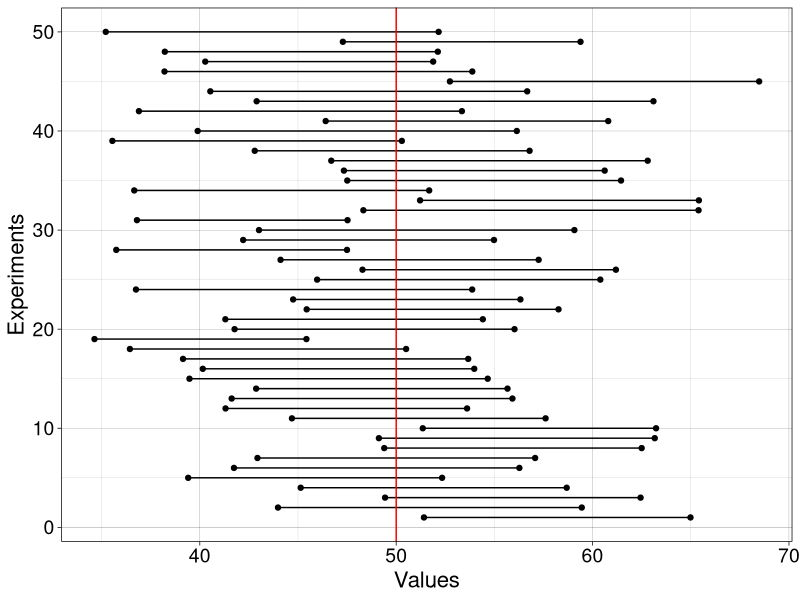
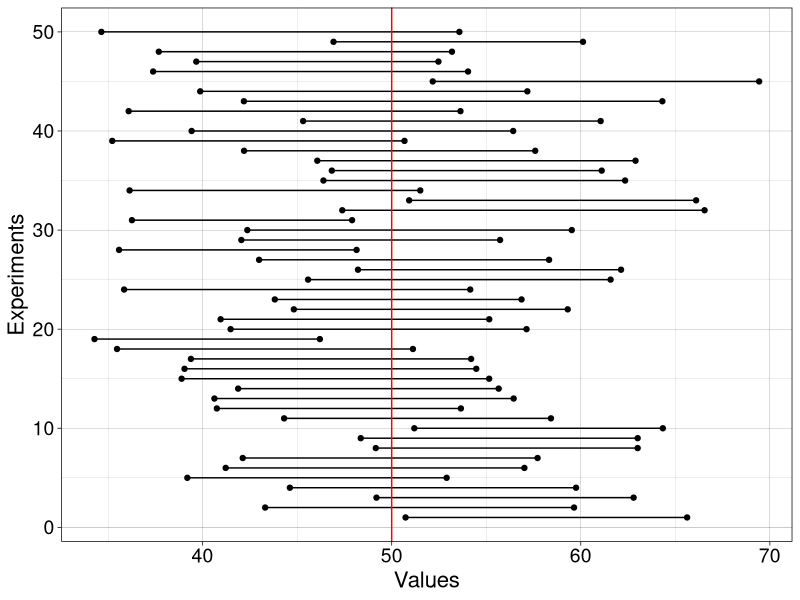
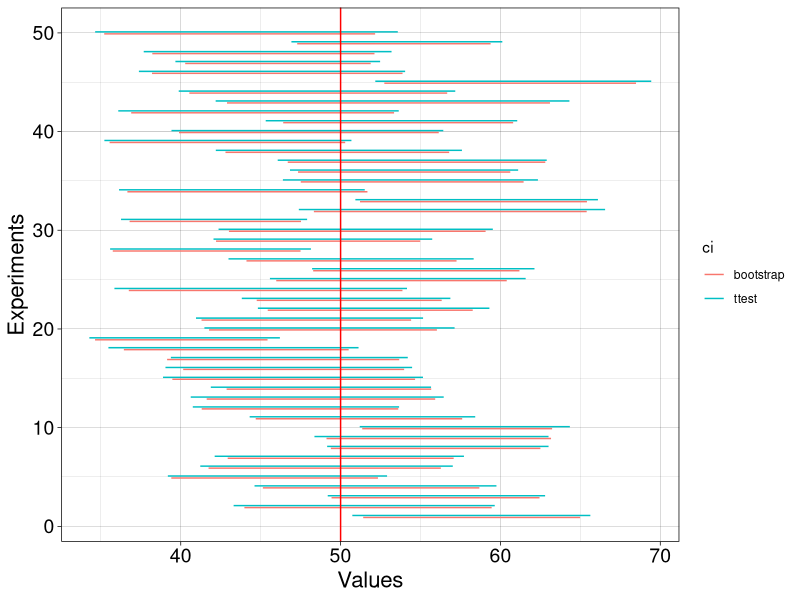
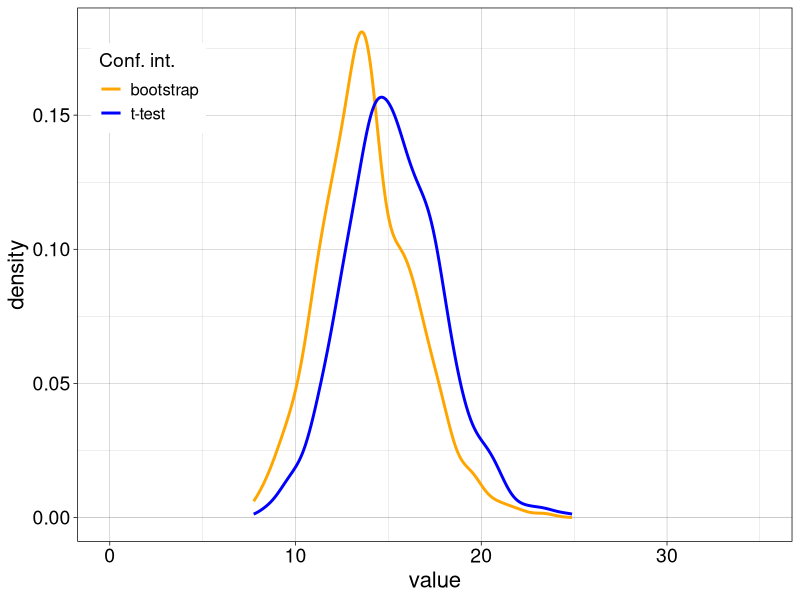
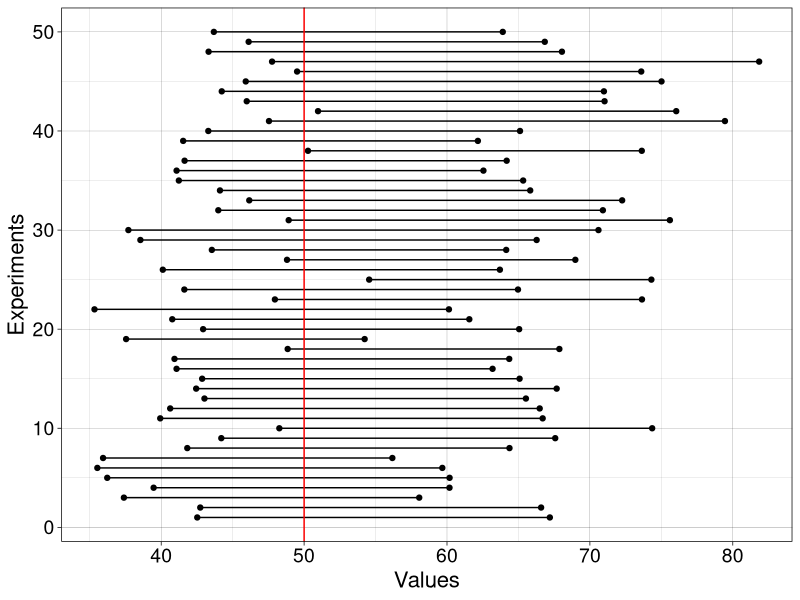
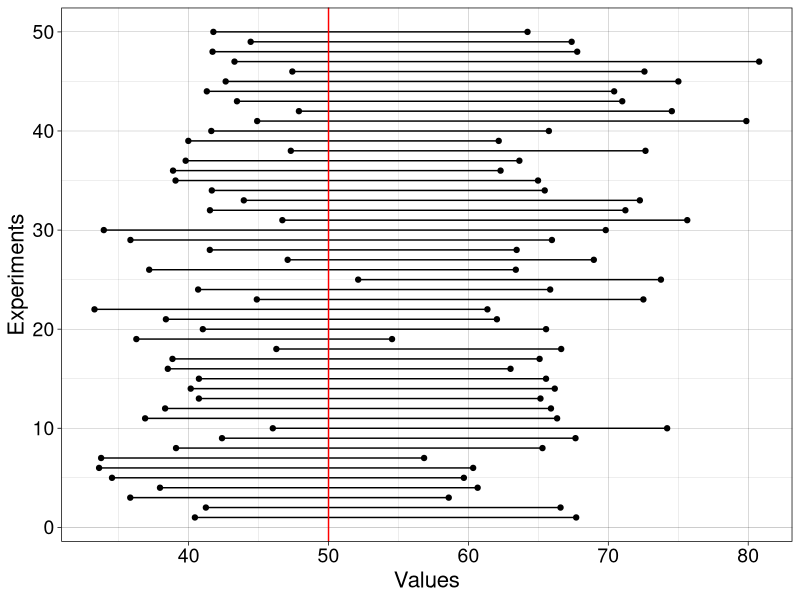
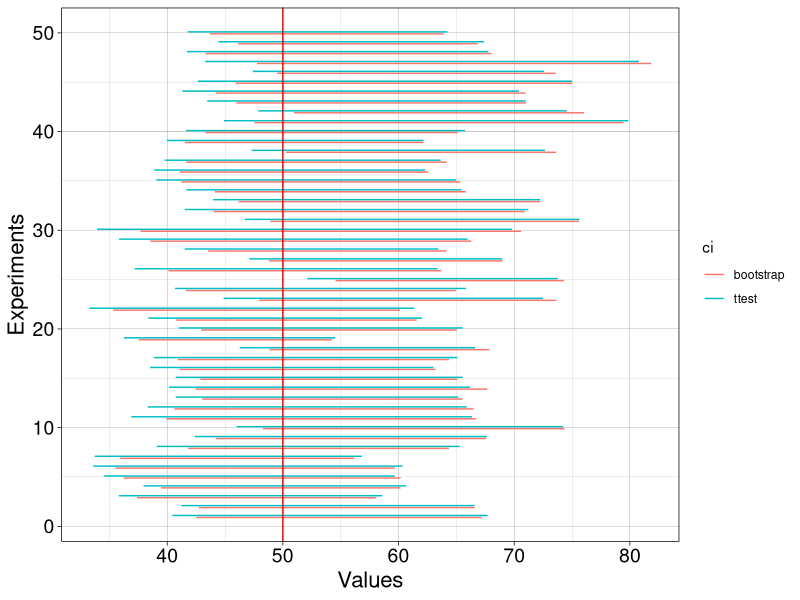
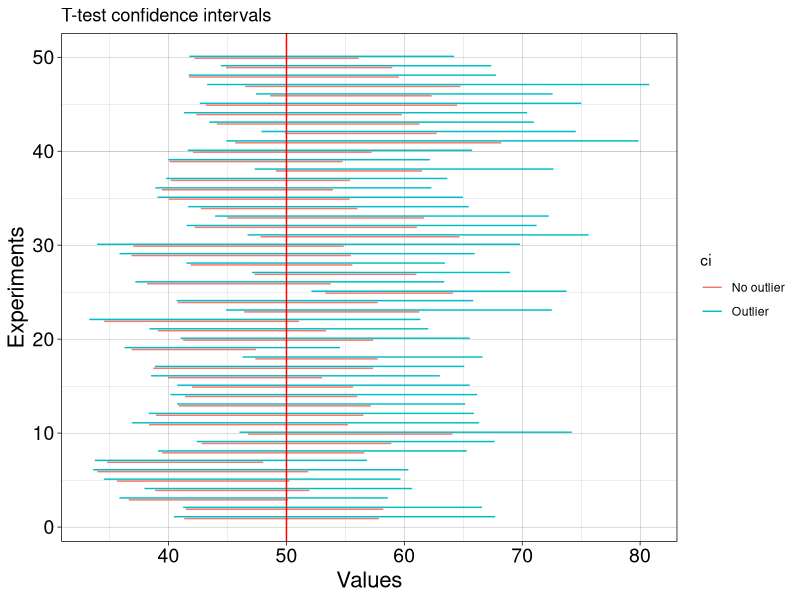

Reproduce these figures in R, in order.
## ---- chunk 1
# dependencies
library(ggplot2)
library(tibble)
## ---- chunk 2
sessionInfo()
## ---- chunk 3
nboot <- 1000
alpha <- .1
lo <- nboot*(alpha/2)
hi <- nboot - lo
lo <- lo + 1

nexp <- 50 # number of experiments
n <- 20 # sample size in each experiment
n.m <- 50 # mean of normal distribution 
n.sd <- 20 # sd of normal distribution
ci <- matrix(NA, nrow = nexp, ncol = 2)
ci.ttest <- matrix(NA, nrow = nexp, ncol = 2)
for(E in 1:nexp){
  # sample data + bootstrap + compute mean of each bootstrap sample
  samp <- rnorm(n, n.m, n.sd)
  boot.samp <- apply(matrix(sample(samp, n*nboot, replace = TRUE), nrow = nboot), 1, mean)
  sort.boot.samp <- sort(boot.samp) # sort bootstrap estimates
  ci[E,1] <- sort.boot.samp[lo] 
  ci[E,2] <- sort.boot.samp[hi]
  ci.ttest[E,] <- t.test(samp, conf.level = 1-alpha)$conf.int
}
## ---- chunk 4
df <- tibble(x = as.vector(ci),
             y = rep(1:nexp,2),
             gr = factor(rep(1:nexp,2))
            )
ggplot(df, aes(x = x, y = y)) + theme_linedraw() +
  geom_point() +
  geom_line(aes(group = gr)) +
  geom_vline(xintercept = n.m, colour = "red") +
  labs(x = "Values", y = "Experiments") +
  theme(axis.title = element_text(size = 16),
        axis.text = element_text(size = 14))

# https://stackoverflow.com/questions/12253239/vertical-lines-between-points-with-ggplot2
# ggsave(filename = './50expt_bootci.pdf')
## ---- chunk 5
df <- tibble(x = as.vector(ci.ttest),
             y = rep(1:nexp,2),
             gr = factor(rep(1:nexp,2))
            )
ggplot(df, aes(x = x, y = y)) + theme_linedraw() +
  geom_point() +
  geom_line(aes(group = gr)) +
  geom_vline(xintercept = n.m, colour = "red") +
  labs(x = "Values", y = "Experiments") +
  theme(axis.title = element_text(size = 16),
        axis.text = element_text(size = 14))
# ggsave(filename = './50expt_ttci.pdf')
## ---- chunk 6

dof <- 0.1 # dodge factor
df <- tibble(x = c(as.vector(ci[,1]),as.vector(ci.ttest[,1])),
             xend = c(as.vector(ci[,2]),as.vector(ci.ttest[,2])),
             y = c((1:nexp)-dof,(1:nexp)+dof),
             yend = c((1:nexp)-dof,(1:nexp)+dof),
             gr = factor(rep(1:nexp,2)),
             ci = factor(c(rep('bootstrap',nexp), rep('ttest',nexp)))
            )

ggplot(df, aes(x = x, y = y, xend = xend, yend = yend, colour = ci, group = gr)) + 
  theme_linedraw() +
  geom_segment() +
  scale_size_manual(values = c(1,0.5)) +
  geom_vline(xintercept = n.m, colour = "red") +
  labs(x = "Values", y = "Experiments") +
  theme(axis.title = element_text(size = 16),
        axis.text = element_text(size = 14))
# ggsave(filename = './50expt_compci.pdf')
## ---- chunk 7
set.seed(21)

nboot <- 200
alpha <- .1
lo <- nboot*(alpha/2)
hi <- nboot - lo
lo <- lo + 1

nexp <- 1000 # number of experiments
n <- 20 # sample size in each experiment
n.m <- 50 # mean of normal distribution 
n.sd <- 20 # sd of normal distribution
ci <- matrix(NA, nrow = nexp, ncol = 2)
ci.ttest <- matrix(NA, nrow = nexp, ncol = 2)
for(E in 1:nexp){
  # sample data + bootstrap + compute mean of each bootstrap sample 
  samp <- rnorm(n, n.m, n.sd)
  boot.samp <- apply(matrix(sample(samp, n*nboot, replace = TRUE), nrow = nboot), 1, mean)
  sort.boot.samp <- sort(boot.samp) # sort bootstrap estimates
  ci[E,1] <- sort.boot.samp[lo] 
  ci[E,2] <- sort.boot.samp[hi]
  ci.ttest[E,] <- t.test(samp, conf.level = 1-alpha)$conf.int
}
## ---- chunk 8
df <- tibble(value = c(as.vector(ci[,2]-ci[,1]),
                       as.vector(ci.ttest[,2]-ci.ttest[,1])),
             ci = c(rep("bootstrap", nexp),rep("t-test", nexp))
             )
ggplot(df, aes(x = value, colour = ci)) +
  theme_linedraw() +
  geom_line(aes(y = ..density..), stat = 'density', size = 1) +
   theme(legend.position = c(0.1, 0.85),
        axis.title = element_text(size = 16),
        axis.text = element_text(size = 14),
        legend.text = element_text(size = 12),
      legend.title = element_text(size = 14)
       ) +
  scale_colour_manual(name = "Conf. int.", values = c("orange1", "blue")) +
  coord_cartesian(xlim = c(0, 35))
## ---- chunk 9
mean(n.m > ci[,1] & n.m < ci[,2])
## ---- chunk 10
mean(n.m > ci.ttest[,1] & n.m < ci.ttest[,2])
## ---- chunk 11
nboot <- 1000
alpha <- .1
lo <- nboot*(alpha/2)
hi <- nboot - lo
lo <- lo + 1

nexp <- 50 # number of experiments
n <- 20 # sample size in each experiment
n.m <- 50 # mean of normal distribution 
n.sd <- 20 # sd of normal distribution
ci <- matrix(NA, nrow = nexp, ncol = 2)
ci.ttest <- matrix(NA, nrow = nexp, ncol = 2)
ci.no <- matrix(NA, nrow = nexp, ncol = 2) # results without outlier
ci.ttest.no <- matrix(NA, nrow = nexp, ncol = 2) # results without outlier
for(E in 1:nexp){
  # sample data
  samp <- rnorm(n, n.m, n.sd)
  
  # bootstrap + compute mean of each bootstrap sample
  boot.samp <- apply(matrix(sample(samp, n*nboot, replace = TRUE), nrow = nboot), 1, mean)
  sort.boot.samp <- sort(boot.samp) # sort bootstrap estimates
  ci.no[E,1] <- sort.boot.samp[lo] 
  ci.no[E,2] <- sort.boot.samp[hi]
  ci.ttest.no[E,] <- t.test(samp, conf.level = 1-alpha)$conf.int
  
  # replace largest observation by outlier
  samp <- sort(samp)
  samp[n] <- samp[n]*2 
  # bootstrap + compute mean of each bootstrap sample
  boot.samp <- apply(matrix(sample(samp, n*nboot, replace = TRUE), nrow = nboot), 1, mean)
  sort.boot.samp <- sort(boot.samp) # sort bootstrap estimates
  ci[E,1] <- sort.boot.samp[lo] 
  ci[E,2] <- sort.boot.samp[hi]
  ci.ttest[E,] <- t.test(samp, conf.level = 1-alpha)$conf.int
}
## ---- chunk 12
df <- tibble(x = as.vector(ci),
             y = rep(1:nexp,2),
             gr = factor(rep(1:nexp,2))
            )
ggplot(df, aes(x = x, y = y)) + theme_linedraw() +
  geom_point() +
  geom_line(aes(group = gr)) +
  geom_vline(xintercept = n.m, colour = "red") +
  labs(x = "Values", y = "Experiments") +
  theme(axis.title = element_text(size = 16),
        axis.text = element_text(size = 14))
## ---- chunk 13
df <- tibble(x = as.vector(ci.ttest),
             y = rep(1:nexp,2),
             gr = factor(rep(1:nexp,2))
            )
ggplot(df, aes(x = x, y = y)) + theme_linedraw() +
  geom_point() +
  geom_line(aes(group = gr)) +
  geom_vline(xintercept = n.m, colour = "red") +
  labs(x = "Values", y = "Experiments") +
  theme(axis.title = element_text(size = 16),
        axis.text = element_text(size = 14))
## ---- chunk 14

dof <- 0.1 # dodge factor
df <- tibble(x = c(as.vector(ci[,1]),as.vector(ci.ttest[,1])),
             xend = c(as.vector(ci[,2]),as.vector(ci.ttest[,2])),
             y = c((1:nexp)-dof,(1:nexp)+dof),
             yend = c((1:nexp)-dof,(1:nexp)+dof),
             gr = factor(rep(1:nexp,2)),
             ci = factor(c(rep('bootstrap',nexp), rep('ttest',nexp)))
            )

ggplot(df, aes(x = x, y = y, xend = xend, yend = yend, colour = ci, group = gr)) + 
  theme_linedraw() +
  geom_segment() +
  scale_size_manual(values = c(1,0.5)) +
  geom_vline(xintercept = n.m, colour = "red") +
  labs(x = "Values", y = "Experiments") +
  theme(axis.title = element_text(size = 16),
        axis.text = element_text(size = 14))
## ---- chunk 15

dof <- 0.1 # dodge factor
df <- tibble(x = c(as.vector(ci.ttest.no[,1]),as.vector(ci.ttest[,1])),
             xend = c(as.vector(ci.ttest.no[,2]),as.vector(ci.ttest[,2])),
             y = c((1:nexp)-dof,(1:nexp)+dof),
             yend = c((1:nexp)-dof,(1:nexp)+dof),
             gr = factor(rep(1:nexp,2)),
             ci = factor(c(rep('No outlier',nexp), rep('Outlier',nexp)))
            )

ggplot(df, aes(x = x, y = y, xend = xend, yend = yend, colour = ci, group = gr)) + 
  theme_linedraw() +
  geom_segment() +
  scale_size_manual(values = c(1,0.5)) +
  geom_vline(xintercept = n.m, colour = "red") +
  labs(x = "Values", y = "Experiments") +
  theme(axis.title = element_text(size = 16),
        axis.text = element_text(size = 14)) +
  ggtitle("T-test confidence intervals")
## ---- chunk 16

dof <- 0.1 # dodge factor
df <- tibble(x = c(as.vector(ci.no[,1]),as.vector(ci[,1])),
             xend = c(as.vector(ci.no[,2]),as.vector(ci[,2])),
             y = c((1:nexp)-dof,(1:nexp)+dof),
             yend = c((1:nexp)-dof,(1:nexp)+dof),
             gr = factor(rep(1:nexp,2)),
             ci = factor(c(rep('No outlier',nexp), rep('Outlier',nexp)))
            )

ggplot(df, aes(x = x, y = y, xend = xend, yend = yend, colour = ci, group = gr)) + 
  theme_linedraw() +
  geom_segment() +
  scale_size_manual(values = c(1,0.5)) +
  geom_vline(xintercept = n.m, colour = "red") +
  labs(x = "Values", y = "Experiments") +
  theme(axis.title = element_text(size = 16),
        axis.text = element_text(size = 14)) +
  ggtitle("Bootstrap confidence intervals")
## ---- chunk 17
set.seed(21)

nboot <- 200
alpha <- .1
lo <- nboot*(alpha/2)
hi <- nboot - lo
lo <- lo + 1

nexp <- 1000 # number of experiments
n <- 20 # sample size in each experiment
n.m <- 50 # mean of normal distribution 
n.sd <- 20 # sd of normal distribution
ci <- matrix(NA, nrow = nexp, ncol = 2)
ci.ttest <- matrix(NA, nrow = nexp, ncol = 2)
for(E in 1:nexp){
  # sample data
  samp <- rnorm(n, n.m, n.sd)
  # replace largest observation by outlier
  samp <- sort(samp)
  samp[n] <- samp[n]*2 
  # bootstrap + compute mean of each bootstrap sample 
  boot.samp <- apply(matrix(sample(samp, n*nboot, replace = TRUE), nrow = nboot), 1, mean)
  sort.boot.samp <- sort(boot.samp) # sort bootstrap estimates
  ci[E,1] <- sort.boot.samp[lo] 
  ci[E,2] <- sort.boot.samp[hi]
  ci.ttest[E,] <- t.test(samp, conf.level = 1-alpha)$conf.int
}
## ---- chunk 18
df <- tibble(value = c(as.vector(ci[,2]-ci[,1]),
                       as.vector(ci.ttest[,2]-ci.ttest[,1])),
             ci = c(rep("bootstrap", nexp),rep("t-test", nexp))
             )
ggplot(df, aes(x = value, colour = ci)) +
  theme_linedraw() +
  geom_line(aes(y = ..density..), stat = 'density', size = 1) +
   theme(legend.position = c(0.1, 0.85),
        axis.title = element_text(size = 16),
        axis.text = element_text(size = 14),
        legend.text = element_text(size = 12),
      legend.title = element_text(size = 14)
       ) +
  scale_colour_manual(name = "Conf. int.", values = c("orange1", "blue")) +
  coord_cartesian(xlim = c(0, 35))
## ---- chunk 19
df <- tibble(bootstrap = as.vector(ci[,2]-ci[,1]),
             ttest = as.vector(ci.ttest[,2]-ci.ttest[,1]))
ggplot(df, aes(x = ttest, y = bootstrap)) +
  geom_point() +
  geom_abline(slope = 1, intercept = 0)
## ---- chunk 20
mean(n.m > ci[,1] & n.m < ci[,2])
## ---- chunk 21
mean(n.m > ci.ttest[,1] & n.m < ci.ttest[,2])
## ---- chunk 22
nboot <- 1000
alpha <- .1
lo <- nboot*(alpha/2)
hi <- nboot - lo
lo <- lo + 1

nexp <- 50 # number of experiments
n <- 20 # sample size in each experiment

m <- 50 # mean of gamma distribution 
s <- 20 # sd of gamma distribution
location <- log(m^2 / sqrt(s^2 + m^2))
shape <- sqrt(log(1 + (s^2 / m^2)))

ci <- matrix(NA, nrow = nexp, ncol = 2)
ci.ttest <- matrix(NA, nrow = nexp, ncol = 2)

for(E in 1:nexp){
  # sample data + bootstrap + compute mean of each bootstrap sample
  samp <- rlnorm(n, meanlog = location, sdlog = shape)
  boot.samp <- apply(matrix(sample(samp, n*nboot, replace = TRUE), nrow = nboot), 1, mean)
  sort.boot.samp <- sort(boot.samp) # sort bootstrap estimates
  ci[E,1] <- sort.boot.samp[lo] 
  ci[E,2] <- sort.boot.samp[hi]
  ci.ttest[E,] <- t.test(samp, conf.level = 1-alpha)$conf.int
}
## ---- chunk 23
df <- tibble(x = as.vector(ci),
             y = rep(1:nexp,2),
             gr = factor(rep(1:nexp,2))
            )
ggplot(df, aes(x = x, y = y)) + theme_linedraw() +
  geom_point() +
  geom_line(aes(group = gr)) +
  geom_vline(xintercept = m, colour = "red") +
  labs(x = "Values", y = "Experiments") +
  theme(axis.title = element_text(size = 16),
        axis.text = element_text(size = 14))
## ---- chunk 24
df <- tibble(x = as.vector(ci.ttest),
             y = rep(1:nexp,2),
             gr = factor(rep(1:nexp,2))
            )
ggplot(df, aes(x = x, y = y)) + theme_linedraw() +
  geom_point() +
  geom_line(aes(group = gr)) +
  geom_vline(xintercept = m, colour = "red") +
  labs(x = "Values", y = "Experiments") +
  theme(axis.title = element_text(size = 16),
        axis.text = element_text(size = 14))
## ---- chunk 25
set.seed(21)

nboot <- 200
alpha <- .1
lo <- nboot*(alpha/2)
hi <- nboot - lo
lo <- lo + 1

m <- 50 # mean of gamma distribution 
s <- 20 # sd of gamma distribution
location <- log(m^2 / sqrt(s^2 + m^2))
shape <- sqrt(log(1 + (s^2 / m^2)))

nexp <- 1000 # number of experiments
n <- 20 # sample size in each experiment
ci <- matrix(NA, nrow = nexp, ncol = 2)
ci.ttest <- matrix(NA, nrow = nexp, ncol = 2)
for(E in 1:nexp){
  # sample data + bootstrap + compute mean of each bootstrap sample
  samp <- rlnorm(n, meanlog = location, sdlog = shape)
  boot.samp <- apply(matrix(sample(samp, n*nboot, replace = TRUE), nrow = nboot), 1, mean)
  sort.boot.samp <- sort(boot.samp) # sort bootstrap estimates
  ci[E,1] <- sort.boot.samp[lo] 
  ci[E,2] <- sort.boot.samp[hi]
  ci.ttest[E,] <- t.test(samp, conf.level = 1-alpha)$conf.int
}
## ---- chunk 26
df <- tibble(value = c(as.vector(ci[,2]-ci[,1]),
                       as.vector(ci.ttest[,2]-ci.ttest[,1])),
             ci = c(rep("bootstrap", nexp),rep("t-test", nexp))
             )
ggplot(df, aes(x = value, colour = ci)) +
  theme_linedraw() +
  geom_line(aes(y = ..density..), stat = 'density', size = 1) +
   theme(legend.position = c(0.1, 0.85),
        axis.title = element_text(size = 16),
        axis.text = element_text(size = 14),
        legend.text = element_text(size = 12),
      legend.title = element_text(size = 14)
       ) +
  scale_colour_manual(name = "Conf. int.", values = c("orange1", "blue")) +
  coord_cartesian(xlim = c(0, 35))
## ---- chunk 27
mean(m > ci[,1] & m < ci[,2])
## ---- chunk 28
mean(m > ci.ttest[,1] & m < ci.ttest[,2])
